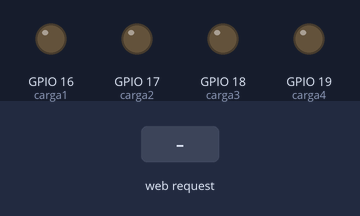
A sketch run on a simulated ESP32. Parts: output pins drawn as LEDs (lit = HIGH). Inputs (shaded band) come from the test bench. WiFi joins after 1.5 s; servers stay silent unless stated; what the sketch prints to the serial monitor is not drawn.

Above: at 2.7 s.
2.8 s: HTTP request GET /C1-ON received
At 3.9 s:
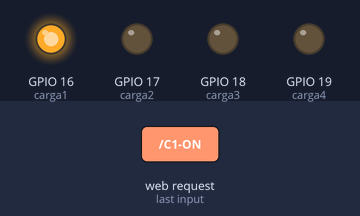
4.3 s: HTTP request GET /C2-ON received
At 5.1 s:
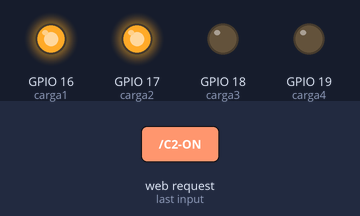
5.8 s: HTTP request GET /C1-OFF received
At 6.2 s:
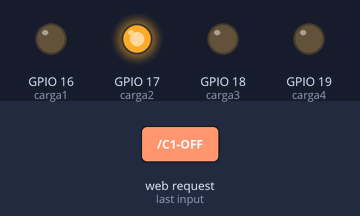
7.3 s: HTTP request GET /C3-ON received
At 8.5 s:
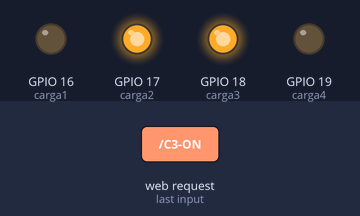
8.8 s: HTTP request GET /C2-OFF received
At 9.7 s:
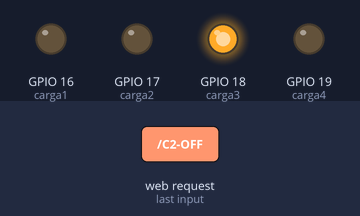
10.3 s: HTTP request GET /C4-ON received
At 10.9 s:
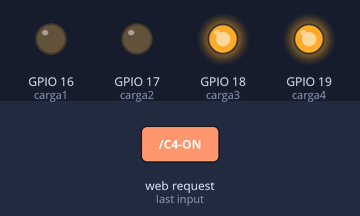
Timing chart, 0 to 12.8 s (numbered marks = the images above; inputs shaded):
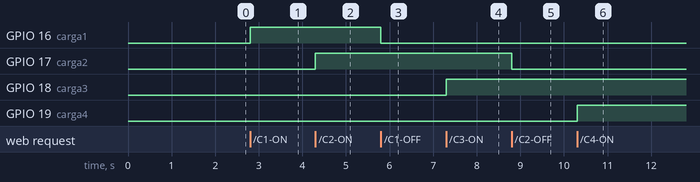

The sketch:

AcionamentoCargasAP.ino
```cpp
#include <WiFi.h>

#define carga1 16
#define carga2 17
#define carga3 18
#define carga4 19

const char* ssid = "Douglas-Laptop";      //crie uma rede WiFi e insira aqui o nome da rede ou use uma rede já existente
const char* password = "87654321abc";  //coloque a senha da rede WiFi

IPAddress local_IP(192, 168, 0, 200);
// Set your Gateway IP address
IPAddress gateway(192, 168, 0, 1);
IPAddress subnet(255, 255, 255, 0);
IPAddress primaryDNS(8, 8, 8, 8);   //optional
IPAddress secondaryDNS(8, 8, 4, 4); //optional
WiFiServer server(80);

void setup() {
  Serial.begin(115200);
  pinMode(carga1, OUTPUT);
  pinMode(carga2, OUTPUT);
  pinMode(carga3, OUTPUT);
  pinMode(carga4, OUTPUT);

  delay(10);

  if (!WiFi.config(local_IP, gateway, subnet, primaryDNS, secondaryDNS)) {
    Serial.println("Falha ao configurar wifi");
  }

  WiFi.begin(ssid, password);

  while (WiFi.status() != WL_CONNECTED) {
    delay(500);
    Serial.print(".");
  }

  Serial.println("");
  Serial.println("WiFi connected.");
  Serial.println("IP address: ");
  Serial.println(WiFi.localIP());

  server.begin();
}

void loop() {
  WiFiClient client = server.available();

  if (client) {
    Serial.println("New Client.");
    String currentLine = "";
    while (client.connected()) {
      if (client.available()) {
        char c = client.read();
        Serial.write(c);
        if (c == '\n') {
          if (currentLine.length() == 0) {
            // HTTP
            client.println("HTTP/1.1 200 OK");
            client.println("Content-type:text/html");
            client.println();

            client.println("<head><meta content=\"width=device-width, initial-scale=1\">");
            client.println("<style>html{ magin:0px auto; text-align: center;}");
            client.println(".botao_liga {background-color: #00FF00; color: white; padding: 15px 40px; border-radius: 10px; width: 60%}");
            client.println(".botao_desliga {background-color: #FF0000; color: white; padding: 15px 40px; border-radius: 10px;width: 60%}");
            client.println(".buttons {display:flex; flex-direction: row; flex-wrap: wrap; justify-content: space-around}");
            client.println(".button {width: 48%; margin-top:1rem}</style></head>");
            client.println("<body><h1>WEBSERVER COM ESP32 SENAI</h1>");

            client.println("<br><br>");

            client.println("<div class=\"buttons\">");
              client.println("<div class =\"button\">");
                client.println("<h1>CARGA 01</h1>");
                client.println("<p><a href=\"/C1-ON\"><button class=\"botao_liga\">LIGA</button></a></p>");
                client.println("<p><a href=\"/C1-OFF\"><button class=\"botao_desliga\">DESLIGA</button></a></p>");
              client.println("</div>");

              client.println("<div class =\"button\">");
                client.println("<h1>CARGA 02</h1>");
                client.println("<p><a href=\"/C2-ON\"><button class=\"botao_liga\">LIGA</button></a></p>");
                client.println("<p><a href=\"/C2-OFF\"><button class=\"botao_desliga\">DESLIGA</button></a></p>");
              client.println("</div>");

              client.println("<div class =\"button\">");
                client.println("<h1>CARGA 03</h1>");
                client.println("<p><a href=\"/C3-ON\"><button class=\"botao_liga\">LIGA</button></a></p>");
                client.println("<p><a href=\"/C3-OFF\"><button class=\"botao_desliga\">DESLIGA</button></a></p>");
              client.println("</div>");

              client.println("<div class =\"button\">");
                client.println("<h1>CARGA 04</h1>");
                client.println("<p><a href=\"/C4-ON\"><button class=\"botao_liga\">LIGA</button></a></p>");
                client.println("<p><a href=\"/C4-OFF\"><button class=\"botao_desliga\">DESLIGA</button></a></p>");
              client.println("</div>");

            client.println("</div>");
            client.println("</body></html>");

            // The HTTP response ends with another blank line:
            client.println();
            // break out of the while loop:
            break;
          } else {    // if you got a newline, then clear currentLine:
            currentLine = "";
          }
        } else if (c != '\r') {  // if you got anything else but a carriage return character,
          currentLine += c;      // add it to the end of the currentLine
        }

        // Acionamento dos Cliente web

        if (currentLine.endsWith("GET /C1-ON")) {
          digitalWrite(carga1, HIGH);
        }
        if (currentLine.endsWith("GET /C1-OFF")) {
          digitalWrite(carga1, LOW);
        }

        // CARGA  2
        if (currentLine.endsWith("GET /C2-ON")) {
          digitalWrite(carga2, HIGH);
        }
        if (currentLine.endsWith("GET /C2-OFF")) {
          digitalWrite(carga2, LOW);
        }

        // CARGA  3
        if (currentLine.endsWith("GET /C3-ON")) {
          digitalWrite(carga3, HIGH);
        }
        if (currentLine.endsWith("GET /C3-OFF")) {
          digitalWrite(carga3, LOW);
        }

        // CARGA  4
        if (currentLine.endsWith("GET /C4-ON")) {
          digitalWrite(carga4, HIGH);
        }
        if (currentLine.endsWith("GET /C4-OFF")) {
          digitalWrite(carga4, LOW);
        }
      }
    }
    client.stop();
    Serial.println("Client Disconnected.");
  }
}
```

Measured:
- after the input at 2.8 s, GPIO 16 (carga1): LOW → HIGH at once
- after the input at 4.3 s, GPIO 17 (carga2): LOW → HIGH at once
- after the input at 5.8 s, GPIO 16 (carga1): HIGH → LOW at once
- after the input at 7.3 s, GPIO 18 (carga3): LOW → HIGH at once
- after the input at 8.8 s, GPIO 17 (carga2): HIGH → LOW at once
- after the input at 10.3 s, GPIO 19 (carga4): LOW → HIGH at once
